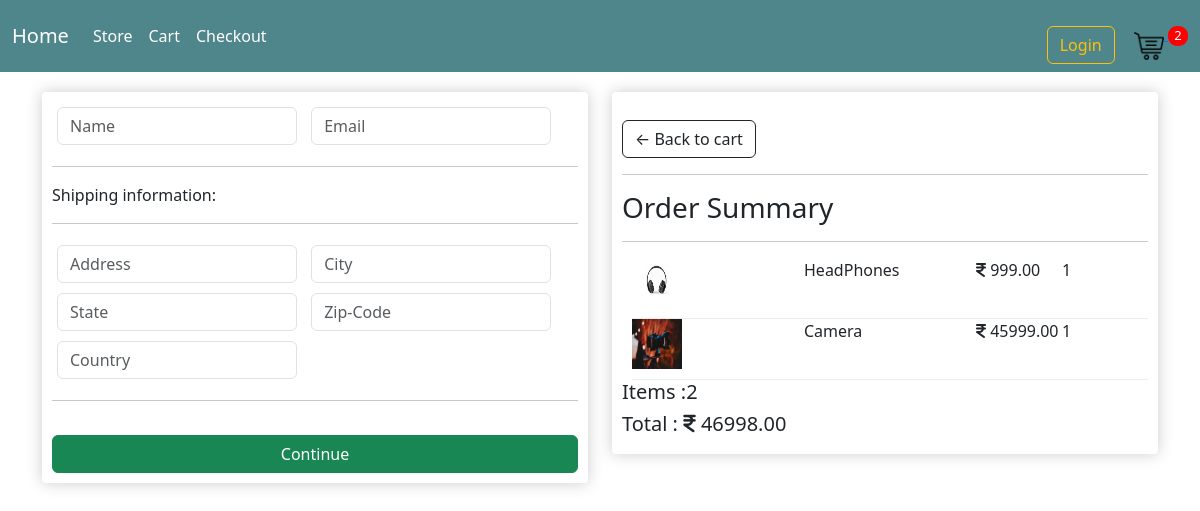
Before: /checkout/ (signed in) with the older database file.
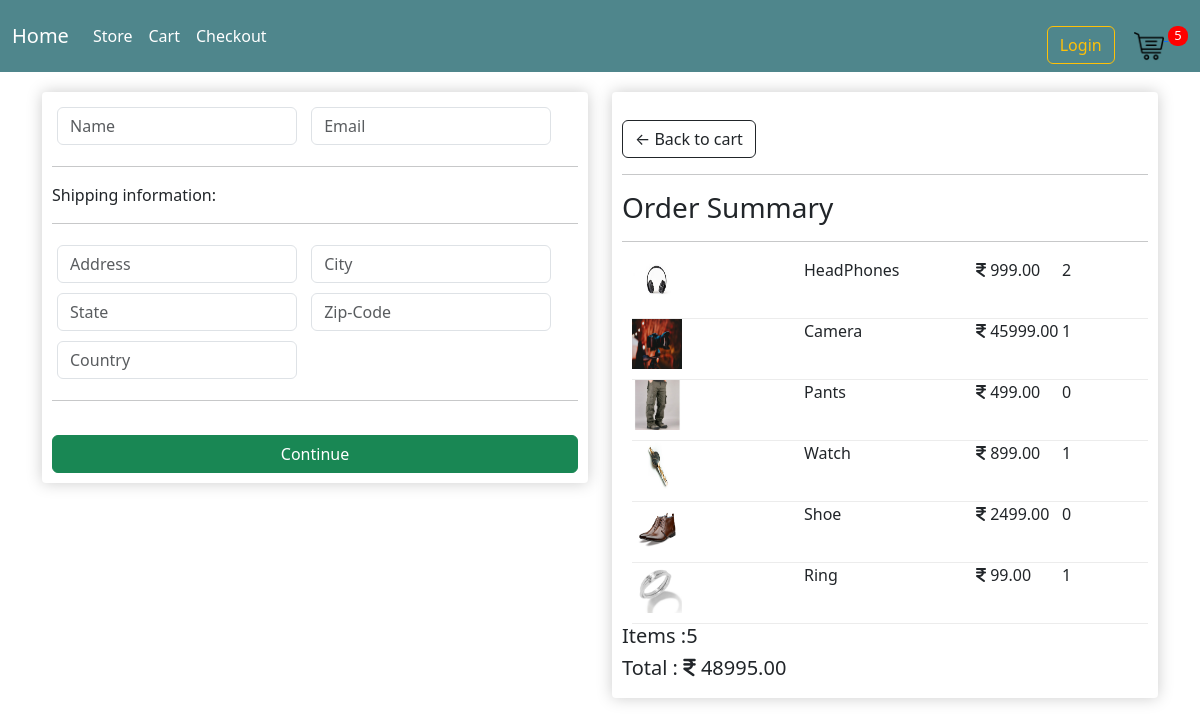
After: the same page with the newer database file.
### ecommerce_app/models.py (models this page shows, shortened)
class OrderItem(models.Model):
    product = models.ForeignKey(Product,max_length=200,on_delete=models.SET_NULL, null=True,blank=True)
    order = models.ForeignKey(Order,max_length=200,default=0,on_delete=models.SET_NULL, null=True,blank=True)
    quantity = models.IntegerField(default=0, null=True,blank=True)
    date_added = models.DateTimeField(auto_now_add=True)
    @property
    def get_total(self):
        total = self.quantity * self.product.price
        return total

class Product(models.Model):
    name = models.CharField(max_length=200,null=True)
    price = models.FloatField()
    digital = models.BooleanField(default=False,null=True,blank=True)
    image = models.ImageField(null=True,blank=True)
    @property
    def imageURL(self):
        try:
            url = self.image.url
        except:
            url=''
        return url

class Order(models.Model):
    customer = models.ForeignKey(Customer,max_length=200,on_delete=models.SET_NULL, null=True,blank=True)
    date_orderd = models.DateTimeField(auto_now_add=True)
    completed = models.BooleanField(default=False,null=True,blank=True)
    transaction_id = models.CharField(max_length=200,null=True)
    @property
    def get_cart_total(self):
        orderitems = self.orderitem_set.all()
        total = sum([ item.get_total for item in orderitems ])
        return total
    @property
    def get_cart_items(self):
        orderitems = self.orderitem_set.all()
        total = sum([ item.quantity for item in orderitems ])
        return total

### ecommerce_app/views.py (the view)
# urls.py: path("checkout/", views.checkout,name="checkout"),
def checkout(request):
    if request.user.is_authenticated:
        customer = request.user.customer
        order,created = Order.objects.get_or_create(customer = customer, completed=False)
        items = order.orderitem_set.all()
        cartItems = order.get_cart_items
    else:
        items = []
        order = {'get_cart_items':0, 'get_cart_total':0}
        cartItems = order['get_cart_items']
    context = {'items':items,'order':order,'cartItems':cartItems}
    return render(request,"ecommerce_app/checkout.html",context)

### ecommerce_app/templates/ecommerce_app/checkout.html (shortened to what this page needs)
{% extends "ecommerce_app/main.html" %}
{% load static %}
{% block content %}
<div class="row">
    <div class="col-lg-6">
        <div class="box-element" id="form-wrapper">
            <form id="form">
                <div class="user-info">
                    <div class="form-field">
                        <input required class="form-control" type="text" name="name" placeholder="Name">
                    </div>
                    <div class="form-field">
                        <input required class="form-control" type="email" name="email" placeholder="Email">
                    </div>
                </div>
                <div class="shipping-info">
                    <hr>
                    <p>Shipping information:</p>
                    <hr>
                    <div class="form-field">
                        <input required class="form-control" type="text" name="address" placeholder="Address">
                    </div>
                    <div class="form-field">
                        <input required class="form-control" type="text" name="city" placeholder="City">
                    </div>
                    <div class="form-field">
                        <input required class="form-control" type="text" name="state" placeholder="State">
                    </div>
                    <div class="form-field">
                        <input required class="form-control" type="text" name="zipcode" placeholder="Zip-Code">
                    </div>
                    <div class="form-field">
                        <input required class="form-control" type="text" name="country" placeholder="Country">
                    </div>
                </div>
                <hr>
                <input id="form-button" style="width: 100%;" class="btn btn-success btn-block" type="submit"
                    value="Continue">
            </form>
        </div>
        <br>
    </div>
    <div class="col-lg-6">
        <div class="box-element">
            <a class="btn btn-outline-dark" href="{% url 'cart' %}">&#8592; Back to cart</a>
            <hr>
            <h3>Order Summary</h3>
            <hr>
            {% for item in items %}
            <div class="cart-row">
                <div style="flex: 2;">
                    <img class="row-image" src="{{ item.product.imageURL }}">
                </div>
                <div style="flex: 2;">{{ item.product.name }}</div>
                <div style="flex: 1;"><i class="fa-solid fa-indian-rupee-sign"></i> {{ item.product.price|floatformat:2 }}</div>
                <div style="flex: 1;">{{ item.quantity }}</div>
            </div>
            {% endfor %}
            <h5>Items :{{ order.get_cart_items }}</h5>
            <h5>Total : <i class="fa-solid fa-indian-rupee-sign"></i> {{ order.get_cart_total|floatformat:2}}</h5>
        </div>
    </div>
</div>
{% endblock content %}

Changed rows visible on the page:
changed OrderItem "HeadPhones": quantity "1" → "2"
added OrderItem: product.imageURL (picture), product.name "Pants", product.price "499.00", quantity "0"
added OrderItem: product.imageURL (picture), product.name "Watch", product.price "899.00", quantity "1"
added OrderItem: product.imageURL (picture), product.name "Shoe", product.price "2499.00", quantity "0"
added OrderItem: product.imageURL (picture), product.name "Ring", product.price "99.00", quantity "1"
changed through a linked row, Order: get_cart_items "2" → "5"; get_cart_total "46998.00" → "48995.00"
Other visible differences:
{{ cartItems }}: "2" → "5"
